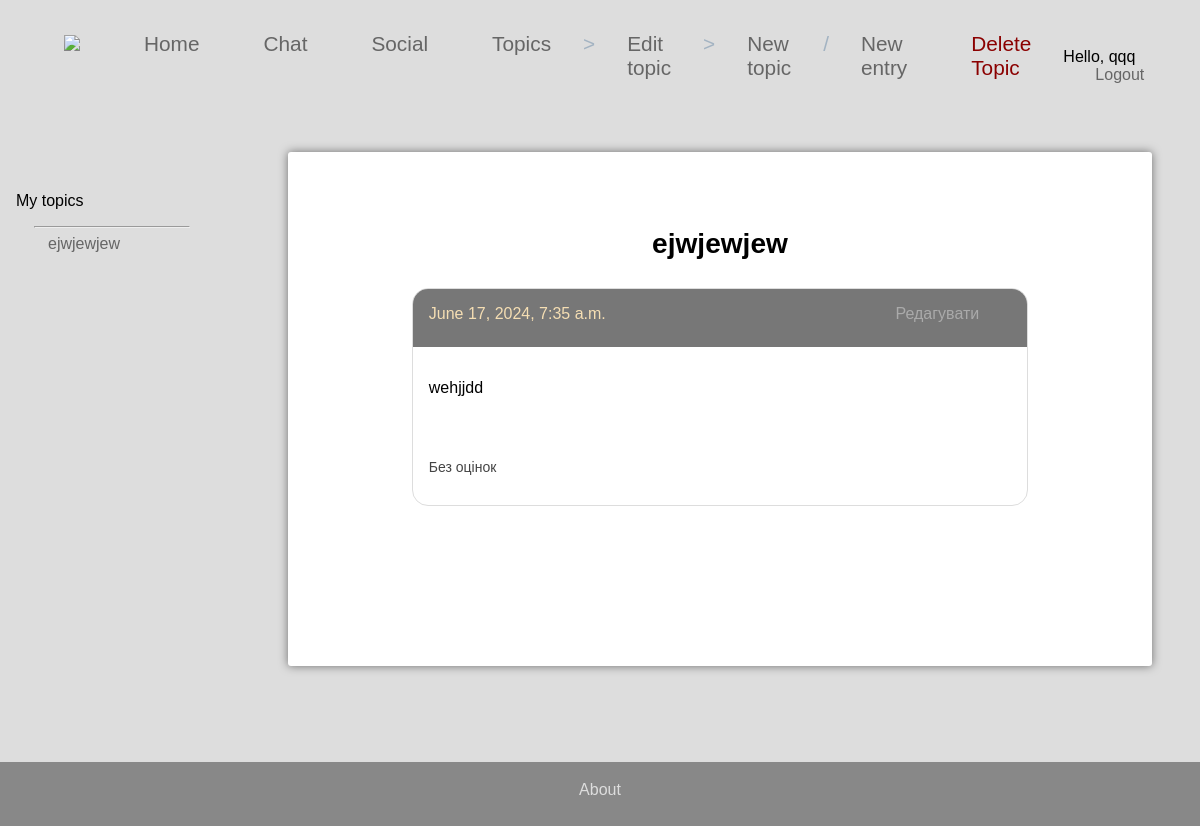
Screenshot of /blog/topics/1/ (signed in) with the database file from the repository.
### blog/models.py (models this page shows, shortened)
class Topic(models.Model):
    class Permissions(models.IntegerChoices):
        PRIVATE = 0
        GROUP = 1
        FOR_ALL = 2
    text = models.CharField(max_length=200)
    user = models.ForeignKey(User, on_delete=models.CASCADE, related_name='topics')
    permission = models.IntegerField(choices=Permissions.choices, default=Permissions.PRIVATE)
    def __str__(self):
        return self.text

class Entry(models.Model):
    DEFAULT_RATING = -1
    text = models.TextField()
    topic = models.ForeignKey(Topic, on_delete=models.CASCADE, related_name='entries')
    date_added = models.DateTimeField(auto_now_add=True)
    avg_rating = models.IntegerField(default=DEFAULT_RATING)

### blog/views.py (the view)
# urls.py: path('topics/<int:topic_id>/', views.show_topic, name='show_topic'),
def show_topic(request, topic_id, topic_start=0, per_page=5):
    topic = get_object_or_404(Topic, pk=topic_id)
    pub_topics, user_topics, friends_topics = get_topics_data(request.user)
    if topic not in pub_topics and topic not in user_topics and topic not in friends_topics:
        raise Http404("You do not have access to this topic")
    entries_num = topic.entries.count()
    num_list = [i + 1 for i in range(0, entries_num, per_page)] if entries_num / per_page >= 2 else []
    entries = topic.entries.order_by('-date_added')[topic_start:topic_start + per_page]
    form = RatingForm() if topic.user != request.user and request.user.is_authenticated else None
    return render(request, 'blog/show_topic.html', {
        'topic': topic,
        'entries': entries,
        'user_aside_topics': user_topics[:7],
        'friends_aside_topics': friends_topics[:7],
        'pub_aside_topics': pub_topics[:7],
        'num_list': num_list,
        'form': form
    })

### blog/tools.py (called while the page is built, shortened)
def get_obj_or_create(modelClass, user_to_add: User = None, create: bool = True, **kwargs):
    try:
        return modelClass.objects.get(**kwargs)
    except modelClass.MultipleObjectsReturned:
        pass
    return None

def get_topics_data(user: User, friends_list: list[User] = None):
    user_topics = []
    friends_topics = []
    pub_topics = Topic.objects.filter(permission=Topic.Permissions.FOR_ALL)
    if user.is_authenticated:
        pub_topics = pub_topics.exclude(user=user)
        user_topics = user.topics.order_by('-pk')
        if friends_list is None:
            friends_group = get_obj_or_create(FriendsGroup, owner=user)
            if friends_group:
                friends_list = friends_group.membership.all()
        if friends_list:
            friends_topics = Topic.objects.filter(user__in=friends_list).exclude(permission=Topic.Permissions.PRIVATE).order_by('-pk')
            pub_topics = pub_topics.exclude(id__in=[topic.id for topic in friends_topics])
    return pub_topics, user_topics, friends_topics

### blog/templates/blog/show_topic.html (shortened to what this page needs)
{% extends 'blog/base.html' %}
{% block header_content %}
    {% if topic.user == user %}
        <span>></span><a href="{% url 'blog:edit_topic' topic.id %}">Edit topic </a>
        <span>></span><a href="{% url 'blog:new_topic' %}"> New topic </a>
        <span>/</span><a href="{% url 'blog:new_entry' topic.id %}"> New entry</a>
        <a class="danger" href="{% url 'blog:remove_topic' topic.id %}"> Delete Topic</a>
    {% endif %}
{% endblock header_content %}
{% block main_content %}
    <h3> {{ topic }} </h3>
    {% for entry in entries %}
    <div class="entry">
        <div class="entry-header">
           {{ entry.date_added }}
           <a href="{% url 'blog:edit_entry' entry.id %}">
            {% if topic.user == user %}
                Редагувати
            {% else %}
                Показати
            {% endif%}
            </a>
        </div>
        <div class="entry-text">
           {{ entry.text|linebreaks }}
        </div>
        <div class="entry-footer">
            <p class="raiting entry_{{entry.id}}">
                {% if entry.avg_rating == -1 %}
                    Без оцінок
                {% else %}
                    Оцінка: {{entry.avg_rating}}
                {% endif %}
            </p>
        </div>
    </div>
    {% empty %}
        {% if topic.user == user %}
            <a href="{% url 'blog:new_entry' topic.id %}">Створити новий допис</a>
        {% endif %}
    {% endfor %}
{% endblock main_content %}

### blog/templates/blog/base.html (shortened to what this page needs)
{% extends 'portal/layout.html' %}
{% load static %}
{% block aside_content %}
    <div class="aside-container">
        {% if user_aside_topics %}
            <p class="aside-title">My topics</p>
            <hr>
            {% for topic in user_aside_topics %}
                <a href="{% url 'blog:show_topic' topic.id %}">{{topic}}</a>
            {% endfor %}
        {% endif %}
        <div class="banner-container">
        </div>
    </div>
{% endblock aside_content %}

### portal/templates/portal/layout.html (shortened to what this page needs)
{% load static %}
<!DOCTYPE html>
<html lang="en">
<head>
    <link rel="stylesheet" href="{% static 'portal/css/style.css' %}" >
</head>
<body class="flex-container">
    <div class="header-wrap">
        <div class="header-start">
            <a href="{% url 'blog:index' %}"><img src="{% static 'portal/photos/logo.png' %}"></a>
            <a href="{% url 'blog:index' %}"> Home </a>
            <a href="{% url 'chat:chat_list' %}"> Chat </a>
            {% if user.is_superuser %}
                <a href="admin"> Admin </a>
            {% elif user.is_authenticated %}
                <a href="{% url 'blog:social' %}"> Social</a>
            {% endif %}
                <a href="{% url 'blog:show_topic_list' %}"> Topics </a>
            {% block header_content %}{% endblock header_content %}
        </div>
        <p class="header-end">
            {% if user.is_authenticated %}
                Hello, {{user.username}}
                <a href="{% url 'users:logout' %}"> Logout </a>
            {% else %}
                <a href="{% url 'users:login' %}" >Log in</a>
                <a href="{% url 'users:register' %}">Register</a>
            {% endif %}
        </p>
    </div>
    <div class="body-wrap">
        {% block aside_content %}{% endblock aside_content %}
        <div class="main-container">
            {% block main_content %}{% endblock main_content %}
        </div>
    </div>
    <div class="footer-wrap">
        <a href="{% url 'blog:about' %}">About</a>
    </div>
</body>
</html>

### portal/static/portal/css/style.css (style rules this page uses)
body { font-family: sans-serif; margin: 0; padding: 0; background-color: #ddd; min-height: 100vh; display: flex; flex-direction: column; }
.header-wrap { flex-direction: row; font-size: 1.3rem; display: flex; align-items: baseline; justify-content: center; margin: 0; padding: 2rem; }
a { color: #666; margin: 0 2rem 0.5rem; text-decoration: none; }
.header-wrap span { color: rgb(163, 179, 194); }
.header-wrap img { max-width: 100px; height: auto; margin-right: auto; }
.header-start { display: flex; flex-direction: row; align-items: flex-start; }
.body-wrap { display: flex; flex-direction: row; margin: 0; min-height: 100hv; flex: 1 10 100%; }
.footer-wrap { margin-top: 4rem; background-color: #888; min-height: 4rem; display: flex; flex-direction: row; align-items: center; justify-content: center; }
.footer-wrap a { color: #ddd; }
.aside-container { padding: 0.5rem 1rem; font-size: 0.9rem; margin-top: 3rem; }
.aside-container a { font-size: 1rem; color: #666; }
hr { width: 80%; color: #333; }
.main-container { font-size: 1.5rem; display: flex; align-items: center; flex-direction: column; justify-content: flex-start; flex: 1 1 80%; margin: 2rem 3rem; background-color: white; border-radius: 3px; box-shadow: 0px 0px 10px 0px rgba(0, 0, 0, 0.5); padding: 3rem; }
.entry { overflow: hidden; width: 80%; border: solid 1px #ddd; margin-bottom: 3rem; border-radius: 1rem; font-size: medium; }
.entry-header { display: flex; align-items: baseline; justify-content: space-between; padding: 1rem; color: wheat; margin: 0; background-color: #777; }
.entry-header a { color: #aaa; }
.entry-text { padding: 1rem; }
.header-end { margin-bottom: auto; font-size: 1rem; }
.aside-title { font-size: 1rem; }
.danger { color: darkred !important; }
.header-end { margin-left: auto; }
.banner-container { display: flex; align-items: center; justify-content: flex-start; flex-direction: row; margin: 4rem 0 3rem -2rem; padding: 1.5rem; }
.raiting { color: #444; font-size: 14px; }
.entry-footer { position: relative; margin: 1rem; display: flex; flex-direction: row; flex-grow: 10px; align-items: baseline; justify-content: space-between; }
.aside-container { flex: 1 1 20%; margin-right: 1rem; }
.flex-container { display: flex; flex-direction: column; }

### rows the page displays
Topic: text "ejwjewjew"
Entry: date_added "June 17, 2024, 7:35 a.m.", text "wehjjdd", avg_rating "Без оцінок"

### other values shown
{{ user.username }} "qqq"
